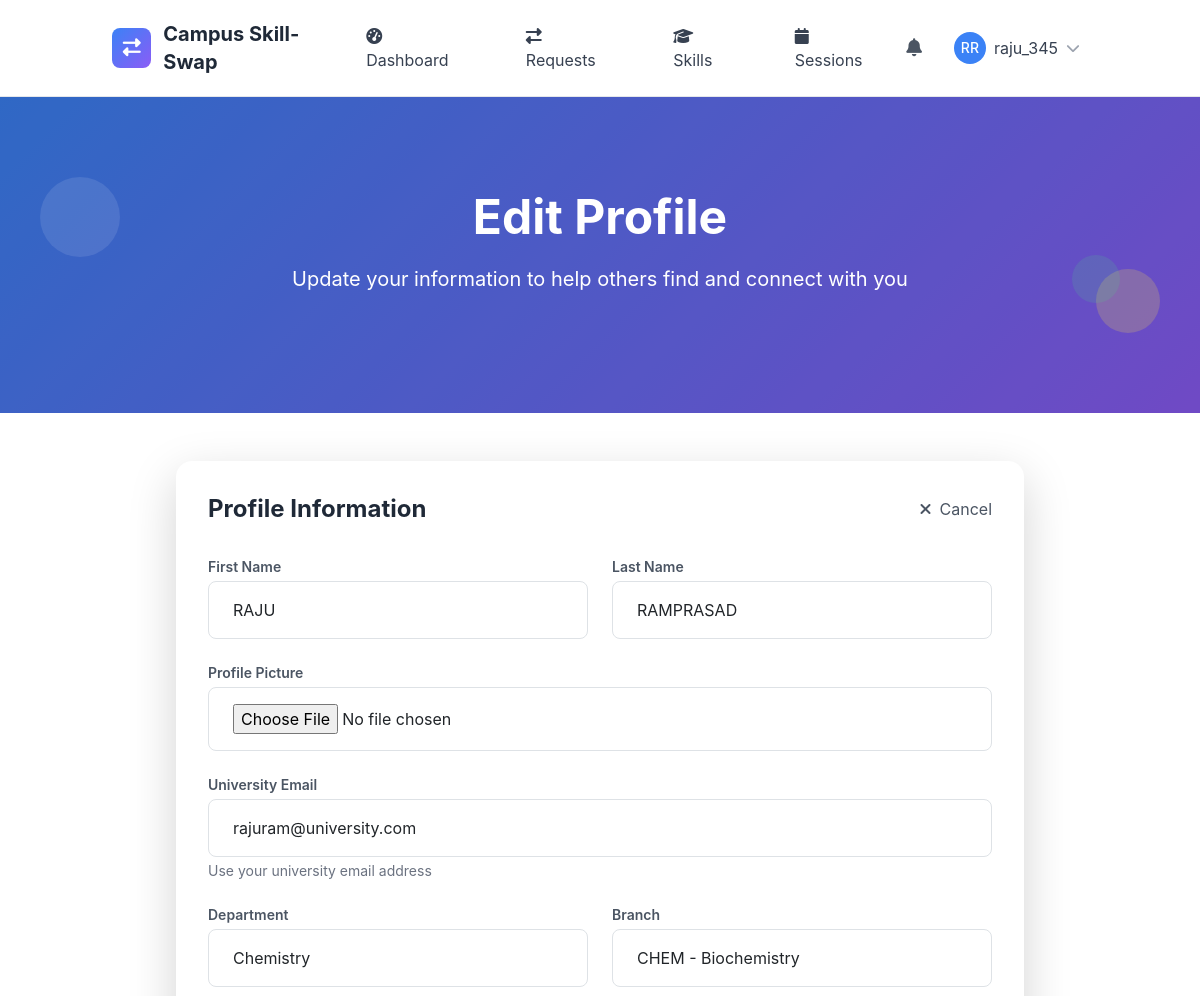
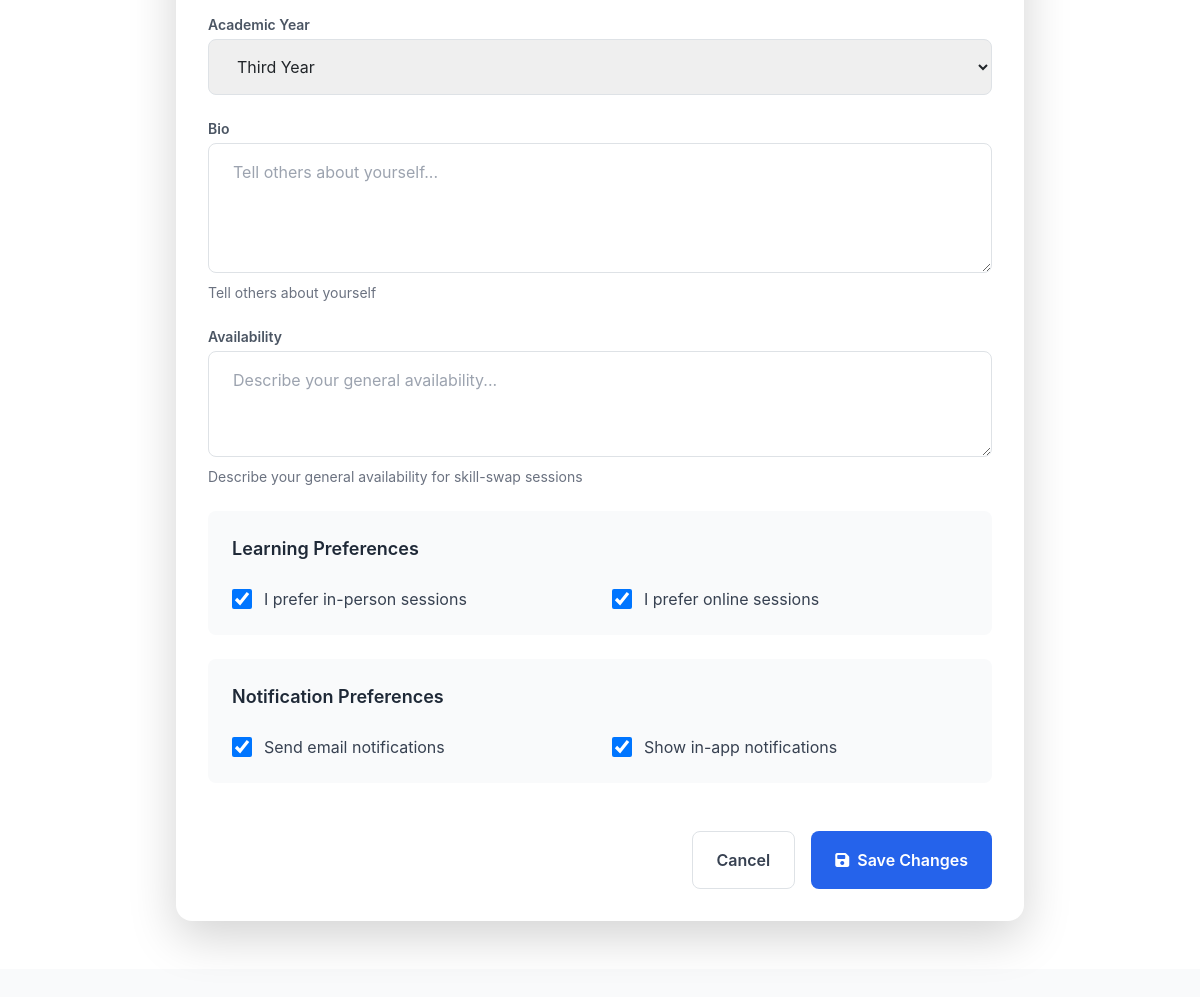
Screenshot of /accounts/profile/edit/ (signed in) with the database file from the repository (2 pictures, top to bottom).
### accounts/models.py (models this page shows, shortened)
class UserProfile(models.Model):
    YEAR_CHOICES = [
        ('1', 'First Year'),
        ('2', 'Second Year'),
        ('3', 'Third Year'),
        ('4', 'Fourth Year'),
        ('graduate', 'Graduate'),
        ('phd', 'PhD'),
    ]
    user = models.OneToOneField(User, on_delete=models.CASCADE, related_name='profile')
    university_email = models.EmailField(unique=True, help_text="Use your university email address")
    department = models.ForeignKey(Department, on_delete=models.SET_NULL, null=True, blank=True, related_name='students')
    branch = models.ForeignKey(Branch, on_delete=models.SET_NULL, null=True, blank=True, related_name='students')
    year = models.CharField(max_length=20, choices=YEAR_CHOICES, blank=True)
    bio = models.TextField(max_length=500, blank=True, help_text="Tell others about yourself")
    profile_picture = models.ImageField(upload_to='profile_pics/', blank=True, null=True)
    availability = models.TextField(blank=True, help_text="Describe your general availability for skill-swap sessions")
    is_verified = models.BooleanField(default=False, help_text="University email verification status")
    date_joined = models.DateTimeField(auto_now_add=True)
    last_active = models.DateTimeField(auto_now=True)
    created_at = models.DateTimeField(auto_now_add=True)
    updated_at = models.DateTimeField(auto_now=True)
    total_sessions_taught = models.PositiveIntegerField(default=0)
    total_sessions_learned = models.PositiveIntegerField(default=0)
    average_rating_as_teacher = models.FloatField(default=0.0)
    average_rating_as_learner = models.FloatField(default=0.0)
    prefer_in_person = models.BooleanField(default=True)
    prefer_online = models.BooleanField(default=True)
    notification_email = models.BooleanField(default=True)
    notification_in_app = models.BooleanField(default=True)
    class Meta:
        ordering = ['-date_joined']
        db_table = 'userprofile'

### accounts/views.py (the view, shortened to what this page needs)
# urls.py: path('profile/edit/', views.ProfileEditView.as_view(), name='profile_edit'),
class ProfileEditView(LoginRequiredMixin, UpdateView):
    model = UserProfile
    template_name = 'accounts/profile_edit.html'
    success_url = reverse_lazy('accounts:profile')
    form_class = UserProfileForm
    def get_object(self):
        return self.request.user.profile

### core/models.py (called while the page is built)
    def __str__(self):
        return self.name

    def __str__(self):
        return f"{self.department.code} - {self.name}"

### templates/accounts/profile_edit.html (shortened to what this page needs)
{% extends 'base.html' %}
{% load static %}
{% block content %}
<section class="gradient-bg relative overflow-hidden">
    <div class="absolute inset-0 bg-black opacity-20"></div>
    <div class="relative container mx-auto px-4 py-16 lg:py-24">
        <div class="text-center text-white">
            <h1 class="text-4xl lg:text-5xl font-bold mb-4">Edit Profile</h1>
            <p class="text-lg lg:text-xl mb-6">Update your information to help others find and connect with you</p>
        </div>
    </div>
    <div class="absolute top-20 left-10 w-20 h-20 bg-white opacity-10 rounded-full animate-bounce"></div>
    <div class="absolute bottom-20 right-10 w-16 h-16 bg-yellow-300 opacity-20 rounded-full animate-pulse"></div>
    <div class="absolute top-1/2 right-20 w-12 h-12 bg-green-400 opacity-15 rounded-full animate-bounce delay-75"></div>
</section>
<section class="py-12 bg-white">
    <div class="container mx-auto px-4 max-w-4xl">
        <div class="bg-white rounded-2xl shadow-lg p-8">
            <div class="flex items-center justify-between mb-8">
                <h2 class="text-2xl font-bold text-gray-800">Profile Information</h2>
                <a href="{% url 'accounts:profile' %}" class="text-gray-600 hover:text-gray-800 transition-colors">
                    <i class="fas fa-times mr-2"></i>Cancel
                </a>
            </div>
            <form method="post" enctype="multipart/form-data" class="space-y-6">
                <div class="grid grid-cols-1 md:grid-cols-2 gap-6">
                    <div>
                        <label for="id_first_name" class="block text-sm font-semibold text-gray-600 mb-1">First Name</label>
                        <input type="text" name="first_name" id="id_first_name" value="{{ user.first_name }}" class="w-full px-4 py-3 border border-gray-300 rounded-lg focus:ring-2 focus:ring-blue-500 focus:border-transparent">
                    </div>
                    <div>
                        <label for="id_last_name" class="block text-sm font-semibold text-gray-600 mb-1">Last Name</label>
                        <input type="text" name="last_name" id="id_last_name" value="{{ user.last_name }}" class="w-full px-4 py-3 border border-gray-300 rounded-lg focus:ring-2 focus:ring-blue-500 focus:border-transparent">
                    </div>
                </div>
                <div>
                    <label for="{{ form.profile_picture.id_for_label }}" class="block text-sm font-semibold text-gray-600 mb-1">Profile Picture</label>
                    {{ form.profile_picture }}
                </div>
                <div>
                    <label for="{{ form.university_email.id_for_label }}" class="block text-sm font-semibold text-gray-600 mb-1">University Email</label>
                    {{ form.university_email }}
                    {% if form.university_email.help_text %}
                        <p class="text-sm text-gray-500 mt-1">{{ form.university_email.help_text }}</p>
                    {% endif %}
                </div>
                <div class="grid grid-cols-1 md:grid-cols-2 gap-6">
                    <div>
                        <label for="{{ form.department.id_for_label }}" class="block text-sm font-semibold text-gray-600 mb-1">Department</label>
                        {{ form.department }}
                    </div>
                    <div>
                        <label for="{{ form.branch.id_for_label }}" class="block text-sm font-semibold text-gray-600 mb-1">Branch</label>
                        {{ form.branch }}
                    </div>
                </div>
                <div>
                    <label for="{{ form.year.id_for_label }}" class="block text-sm font-semibold text-gray-600 mb-1">Academic Year</label>
                    {{ form.year }}
                </div>
                <div>
                    <label for="{{ form.bio.id_for_label }}" class="block text-sm font-semibold text-gray-600 mb-1">Bio</label>
                    {{ form.bio }}
                    {% if form.bio.help_text %}
                        <p class="text-sm text-gray-500 mt-1">{{ form.bio.help_text }}</p>
                    {% endif %}
                </div>
                <div>
                    <label for="{{ form.availability.id_for_label }}" class="block text-sm font-semibold text-gray-600 mb-1">Availability</label>
                    {{ form.availability }}
                    {% if form.availability.help_text %}
                        <p class="text-sm text-gray-500 mt-1">{{ form.availability.help_text }}</p>
                    {% endif %}
                </div>
                <div class="bg-gray-50 p-6 rounded-lg">
                    <h3 class="text-lg font-semibold text-gray-800 mb-4">Learning Preferences</h3>
                    <div class="grid grid-cols-1 md:grid-cols-2 gap-6">
                        <div>
                            <label class="flex items-center space-x-3">
                                {{ form.prefer_in_person }}
                                <span class="text-gray-700">I prefer in-person sessions</span>
                            </label>
                        </div>
                        <div>
                            <label class="flex items-center space-x-3">
                                {{ form.prefer_online }}
                                <span class="text-gray-700">I prefer online sessions</span>
                            </label>
                        </div>
                    </div>
                </div>
                <div class="bg-gray-50 p-6 rounded-lg">
                    <h3 class="text-lg font-semibold text-gray-800 mb-4">Notification Preferences</h3>
                    <div class="grid grid-cols-1 md:grid-cols-2 gap-6">
                        <div>
                            <label class="flex items-center space-x-3">
                                {{ form.notification_email }}
                                <span class="text-gray-700">Send email notifications</span>
                            </label>
                        </div>
                        <div>
                            <label class="flex items-center space-x-3">
                                {{ form.notification_in_app }}
                                <span class="text-gray-700">Show in-app notifications</span>
                            </label>
                        </div>
                    </div>
                </div>
                <div class="flex justify-end space-x-4 pt-6">
                    <a href="{% url 'accounts:profile' %}" class="px-6 py-3 border border-gray-300 rounded-lg text-gray-700 font-semibold hover:bg-gray-50 transition-all">
                        Cancel
                    </a>
                    <button type="submit" class="px-6 py-3 bg-blue-600 text-white rounded-lg font-semibold hover:bg-blue-700 transition-all">
                        <i class="fas fa-save mr-2"></i>Save Changes
                    </button>
                </div>
            </form>
        </div>
    </div>
</section>
{% endblock %}

### templates/base.html (shortened to what this page needs)
{% load static %}
<!DOCTYPE html>
<html lang="en" class="h-full">
<head>
    <script src="https://cdn.tailwindcss.com"></script>
    <link href="https://cdn.jsdelivr.net/npm/bootstrap@5.3.2/dist/css/bootstrap.min.css" rel="stylesheet">
    <link rel="stylesheet" href="https://cdnjs.cloudflare.com/ajax/libs/font-awesome/6.5.1/css/all.min.css">
</head>
<body class="bg-gray-50 h-full">
    <nav class="bg-white shadow-lg border-b">
        <div class="container mx-auto px-4">
            <div class="flex justify-between items-center py-3">
                <div class="flex items-center space-x-3">
                    <div class="w-10 h-10 gradient-bg rounded-lg flex items-center justify-center">
                        <i class="fas fa-exchange-alt text-white text-lg"></i>
                    </div>
                    <a href="{% url 'core:home' %}" class="text-xl font-bold text-gray-800 hover:text-blue-600 transition-colors">
                        Campus Skill-Swap
                    </a>
                </div>
                <div class="hidden md:flex items-center space-x-6">
                    {% if user.is_authenticated %}
                        <a href="{% url 'core:dashboard' %}" class="nav-link px-3 py-2 text-gray-700 hover:text-blue-600 transition-colors">
                            <i class="fas fa-tachometer-alt mr-2"></i>Dashboard
                        </a>
                        <a href="{% url 'skill_sessions:request_list' %}" class="nav-link px-3 py-2 text-gray-700 hover:text-blue-600 transition-colors">
                            <i class="fas fa-exchange-alt mr-2"></i>Requests
                        </a>
                        <a href="{% url 'skills:skill_list' %}" class="nav-link px-3 py-2 text-gray-700 hover:text-blue-600 transition-colors">
                            <i class="fas fa-graduation-cap mr-2"></i>Skills
                        </a>
                        <a href="{% url 'skill_sessions:session_management' %}" class="nav-link px-3 py-2 text-gray-700 hover:text-blue-600 transition-colors">
                            <i class="fas fa-calendar mr-2"></i>Sessions
                        </a>
                    {% endif %}
                </div>
                <div class="flex items-center space-x-4">
                    {% if user.is_authenticated %}
                        <div class="relative">
                            <button id="notificationBtn" class="relative p-2 text-gray-600 hover:text-blue-600 transition-colors">
                                <i class="fas fa-bell text-lg"></i>
                            </button>
                        </div>
                        <div class="relative">
                            <button id="userMenuBtn" class="flex items-center space-x-2 p-2 rounded-lg hover:bg-gray-100 transition-colors">
                                {% if user.profile.profile_picture %}
                                    <img src="{{ user.profile.profile_picture.url }}" alt="Profile" class="w-8 h-8 rounded-full">
                                {% else %}
                                    <div class="w-8 h-8 bg-blue-500 rounded-full flex items-center justify-center">
                                        <span class="text-white text-sm font-medium">{{ user.first_name|first|upper }}{{ user.last_name|first|upper }}</span>
                                    </div>
                                {% endif %}
                                <span class="hidden md:block text-gray-700">{{ user.username}}</span>
                                <i class="fas fa-chevron-down text-gray-400 text-sm"></i>
                            </button>
                        </div>
                    {% endif %}
                </div>
            </div>
        </div>
    </nav>
    <main class="min-h-screen">
        {% block content %}{% endblock %}
    </main>
</body>
</html>

### templates/base.html (style rules this page uses)
:root { --primary-color: #3B82F6; --secondary-color: #10B981; --accent-color: #8B5CF6; --warning-color: #F59E0B; --danger-color: #EF4444; }
body { font-family: 'Inter', -apple-system, BlinkMacSystemFont, sans-serif; }
.gradient-bg { background: linear-gradient(135deg, var(--primary-color) 0%, var(--accent-color) 100%); }

### rows the page displays
UserProfile: university_email "rajuram@university.com", department "Chemistry", branch "CHEM - Biochemistry", year "Third Year", prefer_in_person "☑", prefer_online "☑", notification_email "☑", notification_in_app "☑"

### other values shown
{{ user.first_name|first|upper }} "R"
{{ user.last_name|first|upper }} "R"
{{ user.username }} "raju_345"
